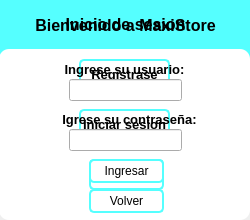
<?xml version="1.0" encoding="UTF-8"?>
<ui version="4.0">
 <class>MainWindow</class>
 <widget class="QMainWindow" name="MainWindow">
  <property name="geometry">
   <rect>
    <x>0</x>
    <y>0</y>
    <width>250</width>
    <height>220</height>
   </rect>
  </property>
  <property name="windowTitle">
   <string>MaxiStore</string>
  </property>
  <property name="styleSheet">
   <string notr="true">#capa0 {
	
	background-color: rgb(85, 255, 255);
}

#capa1{
	
	background-color: rgb(255, 255, 255);
	border-radius: 10px;
}

#Regis{
	border: 2px solid rgb(85, 255, 255);
	border-radius: 5px;
	background-color: rgb(255, 255, 255);
}

#Regis:hover{
	background-color: rgb(144, 255, 246);
}

#Inicio{
	border: 2px solid rgb(85, 255, 255);
	border-radius: 5px;
	background-color: rgb(255, 255, 255);
}

#Inicio:hover{
	background-color: rgb(144, 255, 246);
}

#salir{
	border: 2px solid rgb(85, 255, 255);
	border-radius: 5px;
	background-color: rgb(255, 255, 255);
}

#salir:hover{
	background-color: rgb(144, 255, 246);
}

#ingresar{
	border: 2px solid rgb(85, 255, 255);
	border-radius: 5px;
	background-color: rgb(255, 255, 255);
}

#ingresar:hover {
	background-color: rgb(144, 255, 246);
}

#volver{
	border: 2px solid rgb(85, 255, 255);
	border-radius: 5px;
	background-color: rgb(255, 255, 255);
}

#volver:hover{
	background-color: rgb(144, 255, 246);
}</string>
  </property>
  <widget class="QWidget" name="centralwidget">
   <property name="styleSheet">
    <string notr="true"/>
   </property>
   <widget class="QWidget" name="capa0" native="true">
    <property name="geometry">
     <rect>
      <x>0</x>
      <y>0</y>
      <width>251</width>
      <height>91</height>
     </rect>
    </property>
    <property name="styleSheet">
     <string notr="true"/>
    </property>
    <widget class="QLabel" name="label">
     <property name="geometry">
      <rect>
       <x>20</x>
       <y>10</y>
       <width>211</width>
       <height>31</height>
      </rect>
     </property>
     <property name="font">
      <font>
       <family>Arial</family>
       <pointsize>12</pointsize>
       <bold>true</bold>
      </font>
     </property>
     <property name="text">
      <string>Bienvenido a MaxiStore</string>
     </property>
     <property name="alignment">
      <set>Qt::AlignmentFlag::AlignCenter</set>
     </property>
    </widget>
    <widget class="QLabel" name="label_2">
     <property name="enabled">
      <bool>true</bool>
     </property>
     <property name="geometry">
      <rect>
       <x>10</x>
       <y>9</y>
       <width>231</width>
       <height>31</height>
      </rect>
     </property>
     <property name="font">
      <font>
       <family>Arial</family>
       <pointsize>12</pointsize>
       <bold>true</bold>
      </font>
     </property>
     <property name="text">
      <string>Inicio de sesion</string>
     </property>
     <property name="alignment">
      <set>Qt::AlignmentFlag::AlignCenter</set>
     </property>
    </widget>
   </widget>
   <widget class="QWidget" name="capa1" native="true">
    <property name="geometry">
     <rect>
      <x>-1</x>
      <y>49</y>
      <width>251</width>
      <height>171</height>
     </rect>
    </property>
    <property name="styleSheet">
     <string notr="true">
</string>
    </property>
    <widget class="QPushButton" name="Regis">
     <property name="enabled">
      <bool>true</bool>
     </property>
     <property name="geometry">
      <rect>
       <x>80</x>
       <y>10</y>
       <width>91</width>
       <height>31</height>
      </rect>
     </property>
     <property name="font">
      <font>
       <family>Arial</family>
       <pointsize>10</pointsize>
       <bold>true</bold>
      </font>
     </property>
     <property name="styleSheet">
      <string notr="true">
</string>
     </property>
     <property name="text">
      <string>Registrase</string>
     </property>
    </widget>
    <widget class="QPushButton" name="Inicio">
     <property name="geometry">
      <rect>
       <x>80</x>
       <y>60</y>
       <width>91</width>
       <height>31</height>
      </rect>
     </property>
     <property name="font">
      <font>
       <family>Arial</family>
       <pointsize>10</pointsize>
       <bold>true</bold>
      </font>
     </property>
     <property name="styleSheet">
      <string notr="true"/>
     </property>
     <property name="text">
      <string>Iniciar sesion</string>
     </property>
    </widget>
    <widget class="QPushButton" name="salir">
     <property name="geometry">
      <rect>
       <x>90</x>
       <y>110</y>
       <width>75</width>
       <height>31</height>
      </rect>
     </property>
     <property name="font">
      <font>
       <family>Arial</family>
       <pointsize>10</pointsize>
       <bold>true</bold>
      </font>
     </property>
     <property name="styleSheet">
      <string notr="true"/>
     </property>
     <property name="text">
      <string>Salir</string>
     </property>
    </widget>
    <widget class="QLabel" name="label_3">
     <property name="enabled">
      <bool>true</bool>
     </property>
     <property name="geometry">
      <rect>
       <x>60</x>
       <y>10</y>
       <width>131</width>
       <height>20</height>
      </rect>
     </property>
     <property name="font">
      <font>
       <family>Arial</family>
       <pointsize>10</pointsize>
       <bold>true</bold>
      </font>
     </property>
     <property name="text">
      <string>Ingrese su usuario:</string>
     </property>
     <property name="alignment">
      <set>Qt::AlignmentFlag::AlignCenter</set>
     </property>
    </widget>
    <widget class="QLineEdit" name="lineEdit">
     <property name="enabled">
      <bool>true</bool>
     </property>
     <property name="geometry">
      <rect>
       <x>70</x>
       <y>30</y>
       <width>113</width>
       <height>22</height>
      </rect>
     </property>
    </widget>
    <widget class="QLabel" name="label_4">
     <property name="enabled">
      <bool>true</bool>
     </property>
     <property name="geometry">
      <rect>
       <x>60</x>
       <y>60</y>
       <width>141</width>
       <height>20</height>
      </rect>
     </property>
     <property name="font">
      <font>
       <family>Arial</family>
       <pointsize>10</pointsize>
       <bold>true</bold>
      </font>
     </property>
     <property name="text">
      <string>Igrese su contraseña:</string>
     </property>
     <property name="alignment">
      <set>Qt::AlignmentFlag::AlignCenter</set>
     </property>
    </widget>
    <widget class="QLineEdit" name="lineEdit_2">
     <property name="enabled">
      <bool>true</bool>
     </property>
     <property name="geometry">
      <rect>
       <x>70</x>
       <y>80</y>
       <width>113</width>
       <height>22</height>
      </rect>
     </property>
    </widget>
    <widget class="QPushButton" name="ingresar">
     <property name="enabled">
      <bool>true</bool>
     </property>
     <property name="geometry">
      <rect>
       <x>90</x>
       <y>110</y>
       <width>75</width>
       <height>24</height>
      </rect>
     </property>
     <property name="text">
      <string>Ingresar</string>
     </property>
    </widget>
    <widget class="QPushButton" name="volver">
     <property name="geometry">
      <rect>
       <x>90</x>
       <y>140</y>
       <width>75</width>
       <height>24</height>
      </rect>
     </property>
     <property name="text">
      <string>Volver</string>
     </property>
    </widget>
   </widget>
  </widget>
 </widget>
 <resources/>
 <connections/>
</ui>
